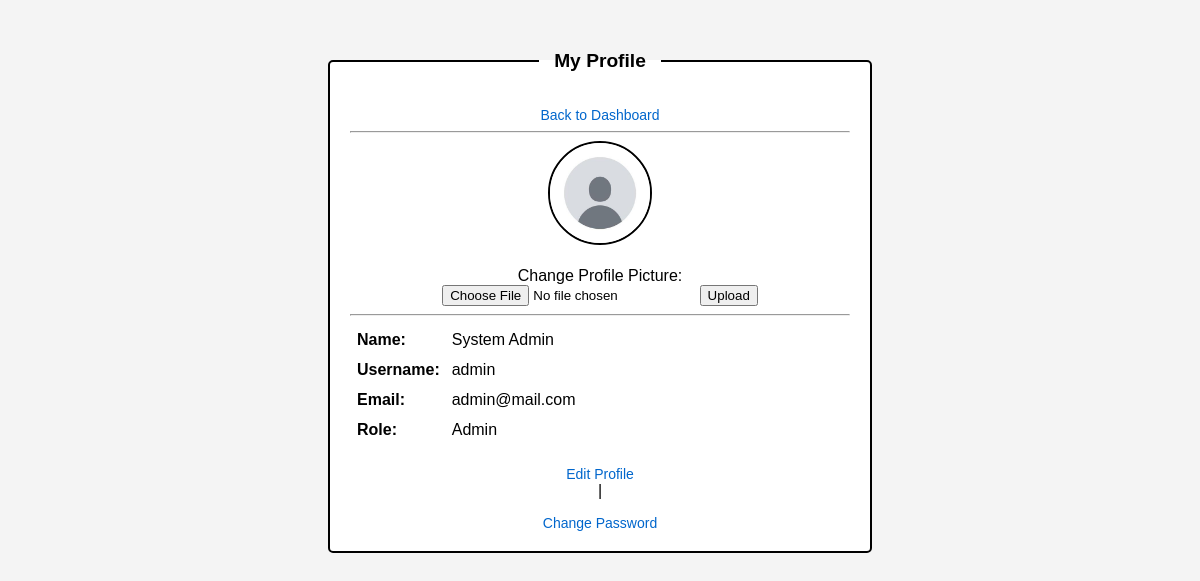
Screenshot of /view/profile.php (signed in) with the database file from the repository.
### tables this page shows
CREATE TABLE `users` (
  `id` int(11) NOT NULL,
  `name` varchar(100) NOT NULL,
  `username` varchar(50) NOT NULL,
  `email` varchar(100) NOT NULL,
  `password` varchar(255) NOT NULL,
  `role` enum('Admin','Organizer','Player') DEFAULT 'Player',
  `status` enum('Active','Blocked') DEFAULT 'Active',
  `profile_picture` varchar(255) DEFAULT 'default_user.png'
);

### model/userModel.php (called while the page is built, shortened)
<?php
function getUserByUsername($username)
{
    $con = getConnection();
    $username = mysqli_real_escape_string($con, $username);
    $sql = "select * from users where username='$username'";
    $result = mysqli_query($con, $sql);
    $user = mysqli_fetch_assoc($result);
    return $user;
}
?>

### view/profile.php (the view, shortened to what this page needs)
<?php
require_once('../model/userModel.php');
$user = getUserByUsername($_SESSION['username']);
?>
<!DOCTYPE html>
<html lang="en">
<head>
    <link rel="stylesheet" href="../asset/css/style.css">
</head>
<body>
    <fieldset style="width: 500px; margin: 50px auto;">
        <legend>My Profile</legend>
        <div style="text-align: center;">
            <a href="home.php">Back to Dashboard</a>
        </div>
        <hr>
        <div style="text-align: center;">
            <?php
            $pp = $user['profile_picture'] ? $user['profile_picture'] : 'default_user.png';
            ?>
            <img src="../uploads/users/<?php echo $pp; ?>" width="100" height="100"
                style="border-radius: 50%; border: 2px solid #000;">
            <br><br>
            <form action="../controller/profilePictureController.php" method="POST" enctype="multipart/form-data">
                <label>Change Profile Picture:</label><br>
                <input type="file" name="profile_pic" required>
                <button type="submit" name="upload">Upload</button>
            </form>
        </div>
        <hr>
        <table cellpadding="5">
            <tr>
                <td><strong>Name:</strong></td>
                <td><?php echo $user['name']; ?></td>
            </tr>
            <tr>
                <td><strong>Username:</strong></td>
                <td><?php echo $user['username']; ?></td>
            </tr>
            <tr>
                <td><strong>Email:</strong></td>
                <td><?php echo $user['email']; ?></td>
            </tr>
            <tr>
                <td><strong>Role:</strong></td>
                <td><?php echo $user['role']; ?></td>
            </tr>
        </table>
        <div style="text-align: center; margin-top: 20px;">
            <a href="editUser.php?id=<?php echo $user['id']; ?>">Edit Profile</a> |
            <a href="changePassword.php">Change Password</a>
        </div>
    </fieldset>
</body>
</html>

### asset/css/style.css (style rules this page uses)
body { font-family: Arial, sans-serif; margin: 0; padding: 0; background-color: #f4f4f4; }
fieldset { border: 2px solid #000; padding: 20px; width: 420px; background-color: #ffffff; border-radius: 5px; margin: 80px auto; }
legend { font-weight: bold; font-size: 1.2em; padding: 0 15px; margin-left: auto; margin-right: auto; text-align: center; }
a { text-decoration: none; color: #0066cc; display: block; text-align: center; margin-top: 15px; font-size: 14px; }

### rows the page displays
users: profile_picture (placeholder picture), name "System Admin", username "admin", email "admin@mail.com", role "Admin"
